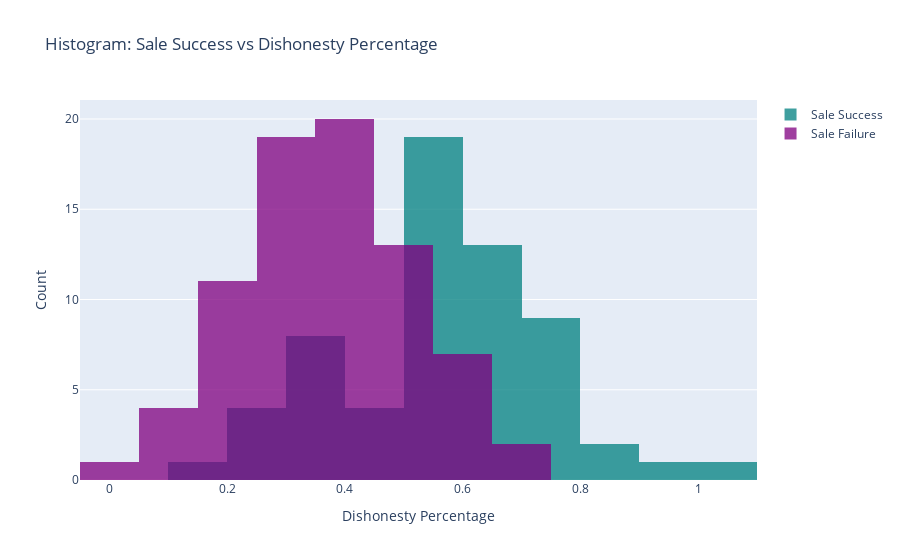

The cell this chart's notebook holds for it:
### Code cell
import plotly.express as px
import plotly.graph_objects as go

def calculate_dishonesty_percentages(labels):
    dishonesty_percentages = []

    for branch_id, sale_completed in labels.items():
        dishonesty_count = 0
        total_count = 0

        for part in branch_id.split('-')[1:]:
            dishonesty_value = int(part)
            if dishonesty_value > 0:
                dishonesty_count += dishonesty_value
            total_count += 2

        dishonesty_percentage = dishonesty_count / total_count
        dishonesty_percentages.append((dishonesty_percentage, sale_completed))

    return dishonesty_percentages

def plot_success_vs_dishonesty_histograms(dishonesty_percentages):
    success_dishonesty = [percentage for percentage, success in dishonesty_percentages if success]
    failure_dishonesty = [percentage for percentage, success in dishonesty_percentages if not success]

    # Choose the number of bins based on the dataset size
    num_bins = int(140 / 10)  # Rule of thumb: number of samples / 10

    fig = go.Figure()

    fig.add_trace(go.Histogram(x=success_dishonesty,
                               nbinsx=12,
                               name='Sale Success',
                               marker_color='rgb(0, 128, 128)',
                               opacity=0.75))

    fig.add_trace(go.Histogram(x=failure_dishonesty,
                               nbinsx=10,
                               name='Sale Failure',
                               marker_color='rgb(128, 0, 128)',
                               opacity=0.75))

    fig.update_layout(title='Histogram: Sale Success vs Dishonesty Percentage',
                      xaxis_title='Dishonesty Percentage',
                      yaxis_title='Count',
                      barmode='overlay')

    fig.show()

# Load the labels
with open("dialogues/labels.json", "r") as f:
    labels = json.load(f)

dishonesty_percentages = calculate_dishonesty_percentages(labels)
plot_success_vs_dishonesty_histograms(dishonesty_percentages)

### Figure 1 — Plotly figure (JSON) as saved in the notebook; plotly's stock layout.template omitted (floating-point values rounded to 4 significant figures)
{"data": [{"marker": {"color": "rgb(0, 128, 128)"}, "name": "Sale Success", "nbinsx": 12, "opacity": 0.75, "type": "histogram", "x": [0.3, 0.25, 0.25, 0.375, 0.375, 0.5, 0.1, 0.2, 0.5, 0.25, 0.375, 0.5, 0.3, 0.5, 0.5, 0.5, 0.4, 0.4, 0.5, 0.4, 0.5, 0.5, 0.625, 0.5, 0.6, 0.625, 0.75, 0.4, 0.5, 0.5, 0.6, 0.7, 0.5, 0.625, 0.5, 0.625, 0.75, 0.5, 0.625, 0.75, 0.8333, 0.375, 0.5, 0.375, 0.5, 0.625, 0.6, 0.625, 0.75, 0.375, 0.5, 0.625, 0.5, 0.6, 0.7, 0.75, 0.625, 0.75, 0.7, 0.8, 0.9, 1]}, {"marker": {"color": "rgb(128, 0, 128)"}, "name": "Sale Failure", "nbinsx": 10, "opacity": 0.75, "type": "histogram", "x": [0, 0.1, 0.2, 0.1, 0.2, 0.1, 0.2, 0.3, 0.2, 0.3, 0.4, 0.3, 0.2, 0.3, 0.4, 0.3, 0.4, 0.4, 0.6, 0.7, 0.2, 0.3, 0.3, 0.5, 0.4, 0.6, 0.3, 0.4, 0.6, 0.4, 0.1, 0.2, 0.3, 0.2, 0.3, 0.4, 0.3, 0.4, 0.5, 0.2, 0.3, 0.4, 0.3, 0.4, 0.5, 0.5, 0.6, 0.3, 0.4, 0.5, 0.2, 0.3, 0.4, 0.3, 0.4, 0.5, 0.4, 0.5, 0.6, 0.3, 0.4, 0.5, 0.3, 0.4, 0.5, 0.4, 0.5, 0.6, 0.5, 0.6, 0.7, 0.2, 0.3, 0.4, 0.4, 0.5, 0.5]}], "layout": {"barmode": "overlay", "title": {"text": "Histogram: Sale Success vs Dishonesty Percentage"}, "xaxis": {"title": {"text": "Dishonesty Percentage"}}, "yaxis": {"title": {"text": "Count"}}}}
